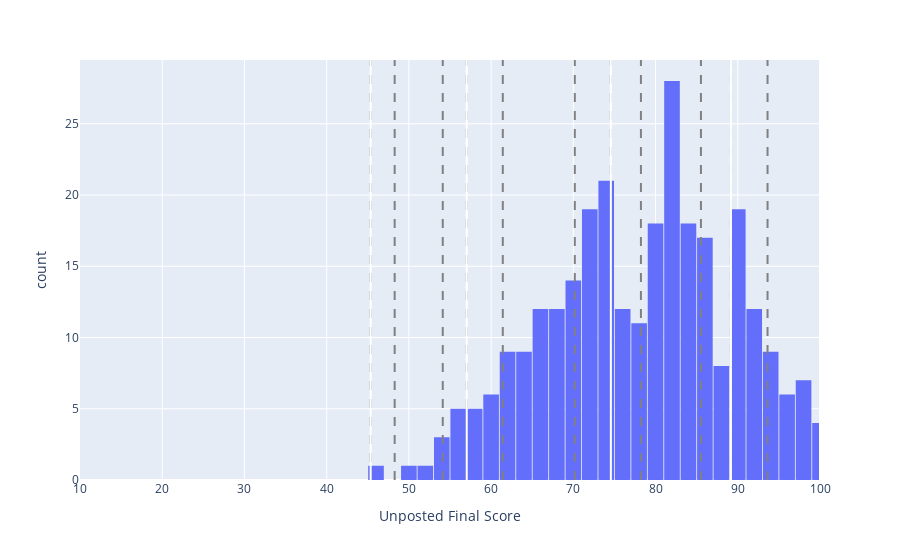

Write notebook code for a chart like this one.
### Markdown cell above
# Calculate cutoffs
Under the course settings in Canvas, input the grade cut-offs by clicking on 'Enable course grading scheme' and then inputting the values by clicking on 'view grading scheme'.

### Code cell
# cuts = [max(nTotals); floor([mu+0.8*sigma mu-0.2*sigma mu-1.4*sigma mu-2.2*sigma])'];

# Extract final score values
s    = c.xs("Unposted Final Score",axis=1)
mu   = np.mean(s)
sig  = np.std(s)

# Standard cut-offs
bigCuts = np.array([np.max(s), mu+0.8*sig, mu-0.2*sig, mu-1.4*sig, mu-2.2*sig])

# COVID cut-off correction
# bigCuts[1:] = bigCuts[1:]-10

# Adjustment to cutoffs, when the mean is relatively high
# print('Note: I am giving the students 5 bonus points in this grade calculation')
# bigCuts[1:] = bigCuts[1:]-5

# Initialize cut-off values
cutVal    = np.array([])
# cutVal[0] = 100

for i in range(1,len(bigCuts)):
    rVal     = bigCuts[i-1] - bigCuts[i]
    cutVal   = np.append(cutVal, round(bigCuts[i] + 0.75*rVal,2))
    cutVal   = np.append(cutVal, round(bigCuts[i] + 0.25*rVal ,2))
    cutVal   = np.append(cutVal, round(bigCuts[i],2))

# Remove first Add floor value
# cutVal = cutVal[1:]
cutVal = np.append(cutVal,0)



# Define data for the table
d = {'Grades': ['A+','A','A-','B+','B','B-','C+','C','C-','D+','D','D-','F'],
     'Cutoff': cutVal}

# Create table of cutoffs
cuts = pd.DataFrame(d)

bigCuts[0] = 100

# Output the table
print(cuts)

# Plot cutoffs on distribution
fig = px.histogram(cnScore, x="Unposted Final Score", nbins = 100)
fig.layout.update(showlegend=False,bargap=0.05)
fig.update_xaxes(range=[10, 100], tick0=10, dtick=10, showgrid=True)
for cLine in cutVal:
    fig.add_vline(x=cLine,line_color='gray', line_dash="dash")
for cLine in bigCuts:
    fig.add_vline(x=cLine,line_color='white')
fig.show()

### Figure 1 — Plotly figure (JSON) as saved in the notebook; plotly's stock layout.template omitted (floating-point values rounded to 4 significant figures; data arrays with more than 128 entries replaced by an {"elided": "..."} marker saying what was removed)
{"data": [{"alignmentgroup": "True", "bingroup": "x", "hovertemplate": "Unposted Final Score=%{x}<br>count=%{y}<extra></extra>", "legendgroup": "", "marker": {"color": "#636efa", "pattern": {"shape": ""}}, "name": "", "nbinsx": 100, "offsetgroup": "", "orientation": "v", "showlegend": false, "type": "histogram", "x": {"elided": "297 float values"}, "xaxis": "x", "yaxis": "y"}], "layout": {"bargap": 0.05, "barmode": "relative", "legend": {"tracegroupgap": 0}, "margin": {"t": 60}, "shapes": [{"line": {"color": "gray", "dash": "dash"}, "type": "line", "x0": 102.5, "x1": 102.5, "xref": "x", "y0": 0, "y1": 1, "yref": "y domain"}, {"line": {"color": "gray", "dash": "dash"}, "type": "line", "x0": 93.62, "x1": 93.62, "xref": "x", "y0": 0, "y1": 1, "yref": "y domain"}, {"line": {"color": "gray", "dash": "dash"}, "type": "line", "x0": 89.17, "x1": 89.17, "xref": "x", "y0": 0, "y1": 1, "yref": "y domain"}, {"line": {"color": "gray", "dash": "dash"}, "type": "line", "x0": 85.52, "x1": 85.52, "xref": "x", "y0": 0, "y1": 1, "yref": "y domain"}, {"line": {"color": "gray", "dash": "dash"}, "type": "line", "x0": 78.22, "x1": 78.22, "xref": "x", "y0": 0, "y1": 1, "yref": "y domain"}, {"line": {"color": "gray", "dash": "dash"}, "type": "line", "x0": 74.56, "x1": 74.56, "xref": "x", "y0": 0, "y1": 1, "yref": "y domain"}, {"line": {"color": "gray", "dash": "dash"}, "type": "line", "x0": 70.18, "x1": 70.18, "xref": "x", "y0": 0, "y1": 1, "yref": "y domain"}, {"line": {"color": "gray", "dash": "dash"}, "type": "line", "x0": 61.42, "x1": 61.42, "xref": "x", "y0": 0, "y1": 1, "yref": "y domain"}, {"line": {"color": "gray", "dash": "dash"}, "type": "line", "x0": 57.04, "x1": 57.04, "xref": "x", "y0": 0, "y1": 1, "yref": "y domain"}, {"line": {"color": "gray", "dash": "dash"}, "type": "line", "x0": 54.12, "x1": 54.12, "xref": "x", "y0": 0, "y1": 1, "yref": "y domain"}, {"line": {"color": "gray", "dash": "dash"}, "type": "line", "x0": 48.27, "x1": 48.27, "xref": "x", "y0": 0, "y1": 1, "yref": "y domain"}, {"line": {"color": "gray", "dash": "dash"}, "type": "line", "x0": 45.35, "x1": 45.35, "xref": "x", "y0": 0, "y1": 1, "yref": "y domain"}, {"line": {"color": "gray", "dash": "dash"}, "type": "line", "x0": 0, "x1": 0, "xref": "x", "y0": 0, "y1": 1, "yref": "y domain"}, {"line": {"color": "white"}, "type": "line", "x0": 100, "x1": 100, "xref": "x", "y0": 0, "y1": 1, "yref": "y domain"}, {"line": {"color": "white"}, "type": "line", "x0": 89.17, "x1": 89.17, "xref": "x", "y0": 0, "y1": 1, "yref": "y domain"}, {"line": {"color": "white"}, "type": "line", "x0": 74.56, "x1": 74.56, "xref": "x", "y0": 0, "y1": 1, "yref": "y domain"}, {"line": {"color": "white"}, "type": "line", "x0": 57.04, "x1": 57.04, "xref": "x", "y0": 0, "y1": 1, "yref": "y domain"}, {"line": {"color": "white"}, "type": "line", "x0": 45.35, "x1": 45.35, "xref": "x", "y0": 0, "y1": 1, "yref": "y domain"}], "showlegend": false, "xaxis": {"anchor": "y", "domain": [0, 1], "dtick": 10, "range": [10, 100], "showgrid": true, "tick0": 10, "title": {"text": "Unposted Final Score"}}, "yaxis": {"anchor": "x", "domain": [0, 1], "title": {"text": "count"}}}}
